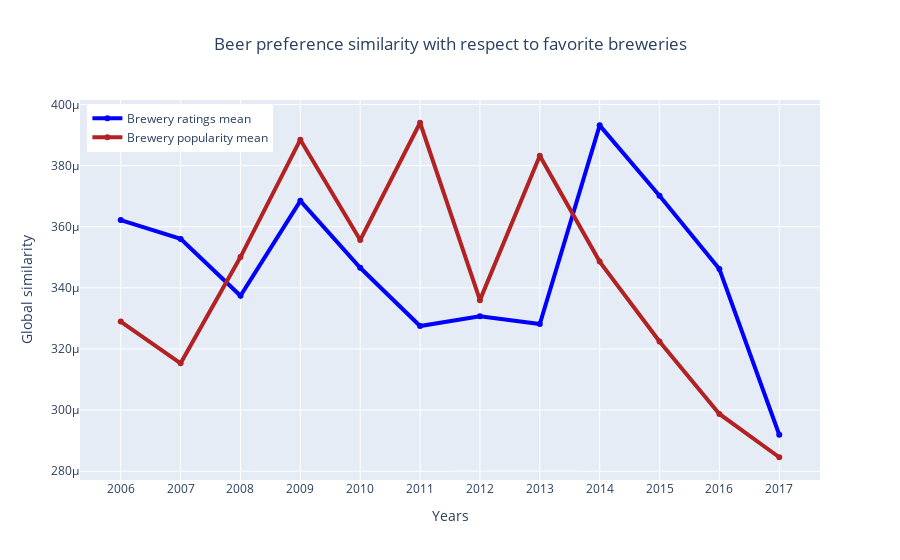

Notebook cell for this chart:
### Code cell
fig = go.Figure()
fig.add_trace(go.Scatter(x=similarity_columns, y=brewery_ratings_mean,name = 'Brewery ratings mean',   line=dict(color='blue', width=4)))
fig.add_trace(go.Scatter(x=similarity_columns, y=brewery_popularity_mean,name = 'Brewery popularity mean',    line=dict(color='firebrick', width=4)))

fig.update_layout(title='Beer preference similarity with respect to favorite breweries',
                   xaxis_title='Years',
                   yaxis_title='Global similarity', 
                   title_x=0.5, 
                   legend=dict(
                    yanchor="top",
                    y=0.99,
                    xanchor="left",
                    x=0.01
))
fig.show()
fig.write_html('similarity_brewery_global.html', include_plotlyjs=False, include_mathjax=False, full_html=False)

### Figure 1 — Plotly figure (JSON) as saved in the notebook; plotly's stock layout.template omitted (floating-point values rounded to 4 significant figures)
{"data": [{"line": {"color": "blue", "width": 4}, "name": "Brewery ratings mean", "type": "scatter", "x": ["2006", "2007", "2008", "2009", "2010", "2011", "2012", "2013", "2014", "2015", "2016", "2017"], "y": [0.0003622, 0.000356, 0.0003374, 0.0003685, 0.0003466, 0.0003275, 0.0003307, 0.0003282, 0.0003932, 0.0003701, 0.0003462, 0.0002919]}, {"line": {"color": "firebrick", "width": 4}, "name": "Brewery popularity mean", "type": "scatter", "x": ["2006", "2007", "2008", "2009", "2010", "2011", "2012", "2013", "2014", "2015", "2016", "2017"], "y": [0.0003289, 0.0003153, 0.0003501, 0.0003885, 0.0003556, 0.000394, 0.000336, 0.0003832, 0.0003486, 0.0003224, 0.0002987, 0.0002846]}], "layout": {"legend": {"x": 0.01, "xanchor": "left", "y": 0.99, "yanchor": "top"}, "title": {"text": "Beer preference similarity with respect to favorite breweries", "x": 0.5}, "xaxis": {"title": {"text": "Years"}}, "yaxis": {"title": {"text": "Global similarity"}}}}
